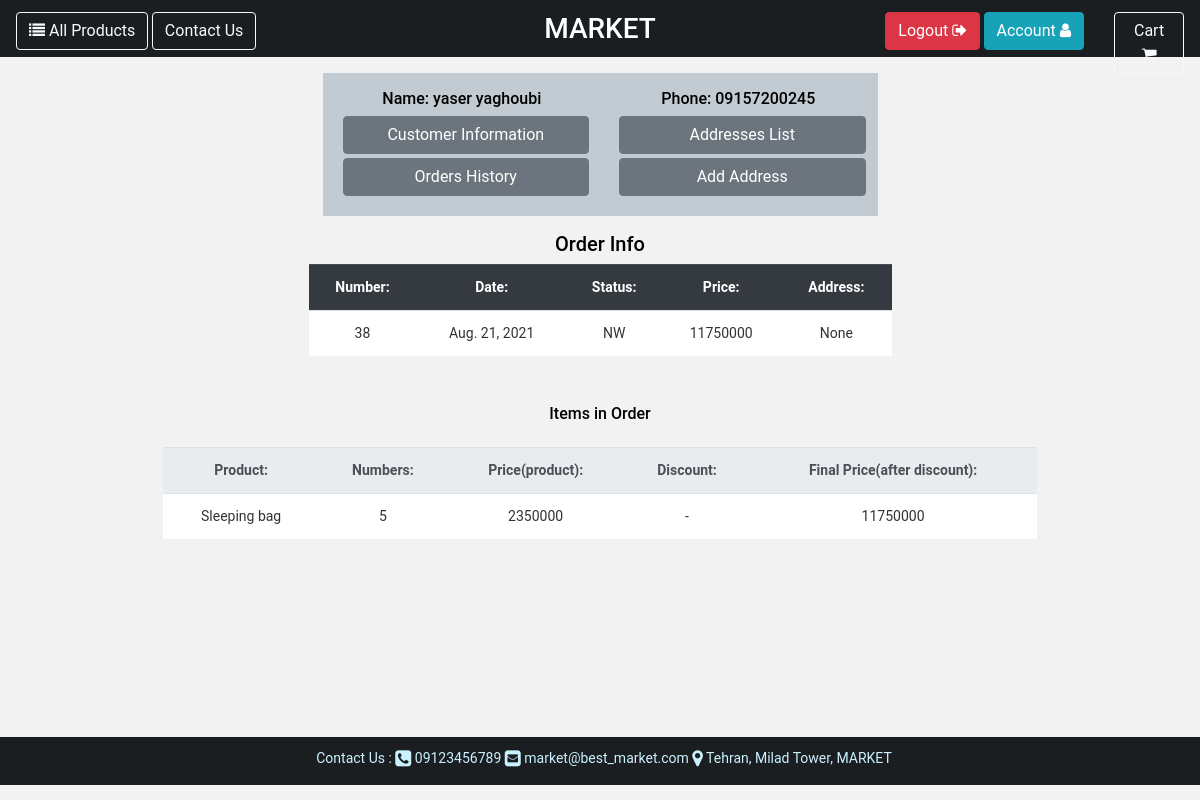
Before: /customer/dashboard/orders/38 (signed in) with the older database file.
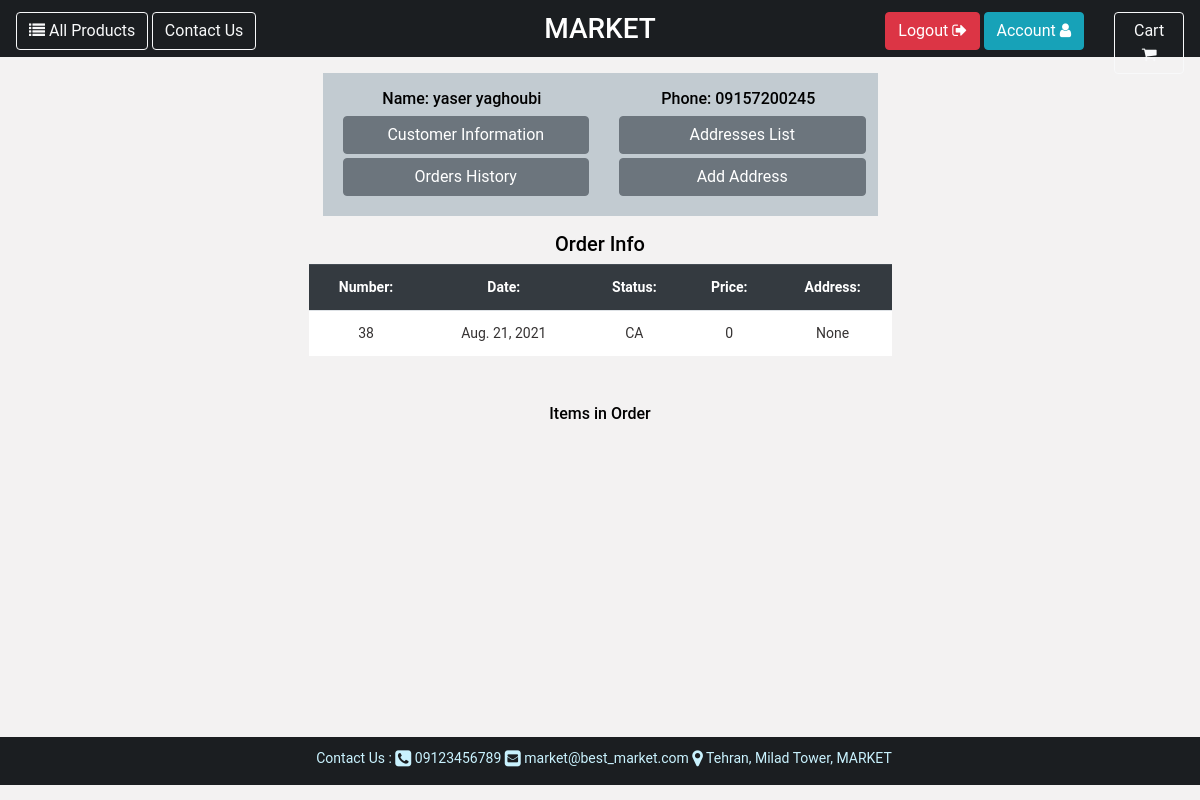
After: the same page with the newer database file.
### customer/models.py (models this page shows, shortened)
class Customer(User):
    national_code = models.CharField(verbose_name=_('national code'), help_text=_('enter national code'),
                                     max_length=10, blank=True, null=True)
    gender = models.CharField(verbose_name=_('gender'), help_text=_('specify your gender'), max_length=10,
                              choices=[('M', 'Male'), ('F', 'Female')], blank=True, null=True)
    birthday = models.DateField(verbose_name=_('birthday'), help_text=_('specify birthday date'), null=True, blank=True)
    image = models.FileField(verbose_name=_('customer image'), help_text=_('upload your image'), null=True,
                             blank=True, upload_to='customer/images/')
    class Meta:
        verbose_name = 'customer'
    def customer_name(self):
        return self.__str__()
    def __str__(self):
        return f'{self.first_name} {self.last_name}'

### core/models.py (models this page shows, shortened)
class User(AbstractUser):
    USERNAME_FIELD = 'phone'
    phone = models.CharField(verbose_name=_('phone'), help_text=_('enter phone number'), max_length=11, unique=True,
                             null=False, blank=False)
    deleted = models.BooleanField(default=False)
    create_timestamp = models.DateTimeField(auto_now_add=True)
    modify_timestamp = models.DateTimeField(auto_now=True)
    delete_timestamp = models.DateTimeField(default=None, null=True, blank=True, editable=False)
    objects = MyUserManager()

### order/models.py (models this page shows, shortened)
class Cart(BaseModel):
    customer = models.ForeignKey(Customer, verbose_name=_('customer'),
                                 help_text=_('specify owner customer for cart'),
                                 null=True, blank=True, on_delete=models.PROTECT)
    status = models.CharField(verbose_name=_('cart status'), help_text=_('display cart status'), max_length=20,
                              blank=False, null=False, choices=[('WA', _('waiting')), ('PD', _('paid'))],
                              default='WA')
    final_price = models.IntegerField(verbose_name=_('final price'), help_text=_('final cart price'),
                                    null=True, blank=True)
    order_status = models.CharField(verbose_name=_('customer order status'), help_text=_('display status of order'),
                                    blank=False, null=False,
                                    choices=[('NW', _('new')), ('SN', _('send')), ('CA', _('cancel'))],
                                    default='NW', max_length=20)
    order_address = models.ForeignKey(Address, verbose_name=_('customer address'),
                                      help_text=_('specify address for send order'),
                                      null=True, blank=True, on_delete=models.PROTECT)
    def order_date(self):
        return self.create_timestamp.date()

class OrderItem(BaseModel):
    product = models.ForeignKey(Product, verbose_name=_('selected product'),
                                help_text=_('select product for add to your Cart'), on_delete=models.CASCADE,
                                null=True, blank=True)
    product_number = models.IntegerField(verbose_name=_('numbers'), help_text=_('specify number of selected product'),
                                         null=False, blank=False, default=1)
    cart = models.ForeignKey(Cart, verbose_name=_('cart'), help_text=_('specify cart'), null=True, blank=True,
                             on_delete=models.CASCADE, related_name='cart_orderitems',
                             related_query_name='customer_cart_orderitems')
    def check_inventory(self):
        if self.product_number >= 1:
            if self.product.inventory_status() == 'Available':
                if self.product_number <= self.product.inventory:
                    return True
                else:
                    return _('Inventory shortage for this numbers!')
            else:
                return _('This product is unavailable!')
        else:
            return _('This number is incorrect!')
    def calculate_order_item_price(self):
        checking = self.check_inventory()
        if checking:
            order_item_price = self.product_number * self.product.calculate_final_price()
            return int(order_item_price)
        else:
            return checking

### product/models.py (models this page shows, shortened)
class Product(BaseModel):
    name = models.CharField(verbose_name=_('english name'), max_length=50, help_text=_('enter name in english'),
                            null=False, blank=False)
    name_fa = models.CharField(verbose_name=_('farsi name'), max_length=50, help_text=_('enter name in farsi'),
                               null=False, blank=False)
    company_brand = models.CharField(verbose_name=_('english company brand'), max_length=30,
                                     help_text='enter company brand name in english', null=False, blank=False)
    company_brand_fa = models.CharField(verbose_name=_('farsi company brand'), max_length=30,
                                        help_text='enter company brand name in farsi', null=False, blank=False)
    category = models.ForeignKey(Category, verbose_name=_('category'), help_text=_('specify category'),
                                 on_delete=models.RESTRICT, null=False, blank=False)
    discount = models.ForeignKey(Discount, verbose_name=_('discount'), help_text=_('specify discount'),
                                 null=False, blank=False, on_delete=models.SET(0))
    price = models.IntegerField(verbose_name=_('price'), help_text=_('enter price'), null=False, blank=False)
    inventory = models.IntegerField(verbose_name=_('inventory'), help_text=_('specify product inventory'),
                                    null=False, blank=False)
    image = models.FileField(verbose_name=_('product image'), help_text=_('upload image of product'), null=True,
                             blank=True, upload_to='product/images/')
    specifications = models.CharField(verbose_name=_('english product specifications'), null=True, blank=True,
                                      help_text=_('enter product specifications in english'), max_length=100)
    specifications_fa = models.CharField(verbose_name=_('farsi product specifications'), null=True, blank=True,
                                         help_text=_('enter product specifications in farsi'), max_length=100)
    def calculate_final_price(self):
        final_price = self.price
        return int(final_price)
    def inventory_status(self):
        if self.inventory > 0:
            status = _('Available')
        else:
            status = _('Unavailable')
        return status
    def __str__(self):
        return f'{self.name}'

class Discount(BaseModel):
    type = models.CharField(verbose_name=_('discount type'), help_text=_('specify type of discount'), null=False,
                            blank=False, choices=[('%', _('percent')), ('$', _('cash'))], max_length=15)
    value = models.IntegerField(verbose_name=_('discount value'), help_text=_('specify discount value'), null=True,
                                blank=True, default=0)
    max_value = models.IntegerField(verbose_name=_('maximum value'), help_text=_('specify maximum value'),
                                    null=True, blank=True)
    start_time = models.DateField(verbose_name=_('discount start time'),
                                  help_text=_('specify start time'), null=False, blank=False)
    expire_time = models.DateField(verbose_name=_('discount expire time'),
                                   help_text=_('specify expire time'), null=False, blank=False)
    def specify_discount_status(self):
        if datetime.now().date() > self.expire_time:
            status = 'Expired'
        elif datetime.now().date() < self.start_time:
            status = 'Waiting'
        else:
            status = 'Active'
        return status
    def __str__(self):
        if self.specify_discount_status() == 'Active':
            return f'{self.value}{self.type}'
        else:
            return '-'

### customer/views.py (the view)
# urls.py: path('dashboard/orders/<int:pk>', CustomerCartArchiveDetailsView.as_view(), name='customer_cart_archive_details'),
class CustomerCartArchiveDetailsView(generic.DetailView):
    template_name = 'customer/customer_cart_details.html'
    model = Cart
    def get(self, request, *args, **kwargs):
        customer = Customer.objects.get(id=self.request.user.id)
        cart_id = kwargs['pk']
        cart = Cart.objects.archive().get(id=cart_id)
        cart_order_items = OrderItem.objects.filter(cart=cart)
        return render(request, 'customer/customer_cart_details.html',
                      {'cart': cart, 'cart_order_items': cart_order_items, 'customer': customer})

### templates/customer/customer_cart_details.html (shortened to what this page needs)
{% extends "base.html" %}
{% load i18n %}
{% load static %}
{% block content %}
    <div class="container-fluid pt-3" style="min-height: 85vh">
        <div class="row m-auto w-50">
            <div class="col-12 text-center">
                {% include 'customer/customer_panel.html' with customer_panel=customer %}
            </div>
        </div>
        <div class="container-fluid p-3 w-50 m-auto text-center">
            <h5 style="text-align: center">{% translate 'Order Info' %}</h5>
            <div class="row form-group text-center">
                <table class="table table-responsive-md m-auto">
                    <tr style="background-color: #c2cbd1; text-align: center" class="thead-dark">
                        <th>
                            {% translate 'Number:' %}
                        </th>
                        <th>
                            {% translate 'Date:' %}
                        </th>
                        <th>
                            {% translate 'Status:' %}
                        </th>
                        <th>
                            {% translate 'Price:' %}
                        </th>
                        <th>
                            {% translate 'Address:' %}
                        </th>
                    </tr>
                    <tr style="background-color: white; text-align: center">
                        <td style="color: #353232; ">{{ cart.id }}</td>
                        <td style="color: #353232; ">{{ cart.order_date }}</td>
                        <td style="color: #353232; ">{{ cart.order_status }}</td>
                        <td style="color: #353232; ">{{ cart.final_price }}</td>
                        <td style="color: #353232; ">{{ cart.order_address }}</td>
                    </tr>
                </table>
            </div>
        </div>
        <div class="container-fluid p-3 w-75 m-auto text-center">
            <h6>{% translate 'Items in Order' %}</h6>
            <div class="row">
                {% for order_item in cart_order_items %}
                    {% include 'order/order_item_card.html' with order_item_card=order_item %}
                {% endfor %}
            </div>
        </div>
    </div>
{% endblock %}

### templates/customer/customer_panel.html (shortened to what this page needs)
{% load i18n %}
<div class="container-fluid m-auto p-2" style="background-color: #c2cbd1">
    <div class="row text-center p-2">
        <div class="col-6">
            <h6>{% translate 'Name:' %}
            {{ customer.customer_name }}</h6>
            <a href="/customer/dashboard/">
                <button class="btn m-1 btn-block btn-secondary">
                {% translate 'Customer Information' %}
                </button>
            </a>
            <a href="/customer/dashboard/orders/">
                <button class="btn m-1 btn-block btn-secondary">
                    {% translate 'Orders History' %}
                </button>
            </a>
        </div>
        <div class="col-6">
            <h6>{% translate 'Phone:' %}
            {{ customer.phone }}</h6>
            <a href="/customer/dashboard/addresses/">
                <button class="btn m-1 btn-block btn-secondary">
                    {% translate 'Addresses List' %}
                </button>
            </a>
            <a href="/customer/dashboard/add_address/">
                <button class="btn m-1 btn-block btn-secondary">
                    {% translate 'Add Address' %}
                </button>
            </a>
        </div>
    </div>
</div>

### templates/order/order_item_card.html
{% load i18n %}
<div class="container-fluid address_card_view text-left m-2 mt-2 p-2" style="">
    <div class="row form-group">
        <table class="table table-responsive-md m-auto">
            <tr style="background-color: #c2cbd1; text-align: center" class="thead-light">
                <th>
                    {% translate 'Product:' %}
                </th>
                <th>
                    {% translate 'Numbers:' %}
                </th>
                <th>
                    {% translate 'Price(product):' %}
                </th>
                <th>
                    {% translate 'Discount:' %}
                </th>
                <th>
                    {% translate 'Final Price(after discount):' %}
                </th>
            </tr>
            <tr style="background-color: white; text-align: center">
                <td style="color: #353232; ">{{ order_item_card.product }}</td>
                <td style="color: #353232; ">{{ order_item_card.product_number }}</td>
                <td style="color: #353232; ">{{ order_item_card.product.price }}</td>
                <td style="color: #353232; ">{{ order_item_card.product.discount }}</td>
                <td style="color: #353232; ">{{ order_item_card.calculate_order_item_price }}</td>
            </tr>
        </table>
    </div>
</div>

Changed rows visible on the page:
no longer on this page (row edited): OrderItem: product "Sleeping bag", product_number "5", product.price "2350000", product.discount "-", calculate_order_item_price "11750000"
changed Cart "None": order_status "NW" → "CA"; final_price "11750000" → "0"
